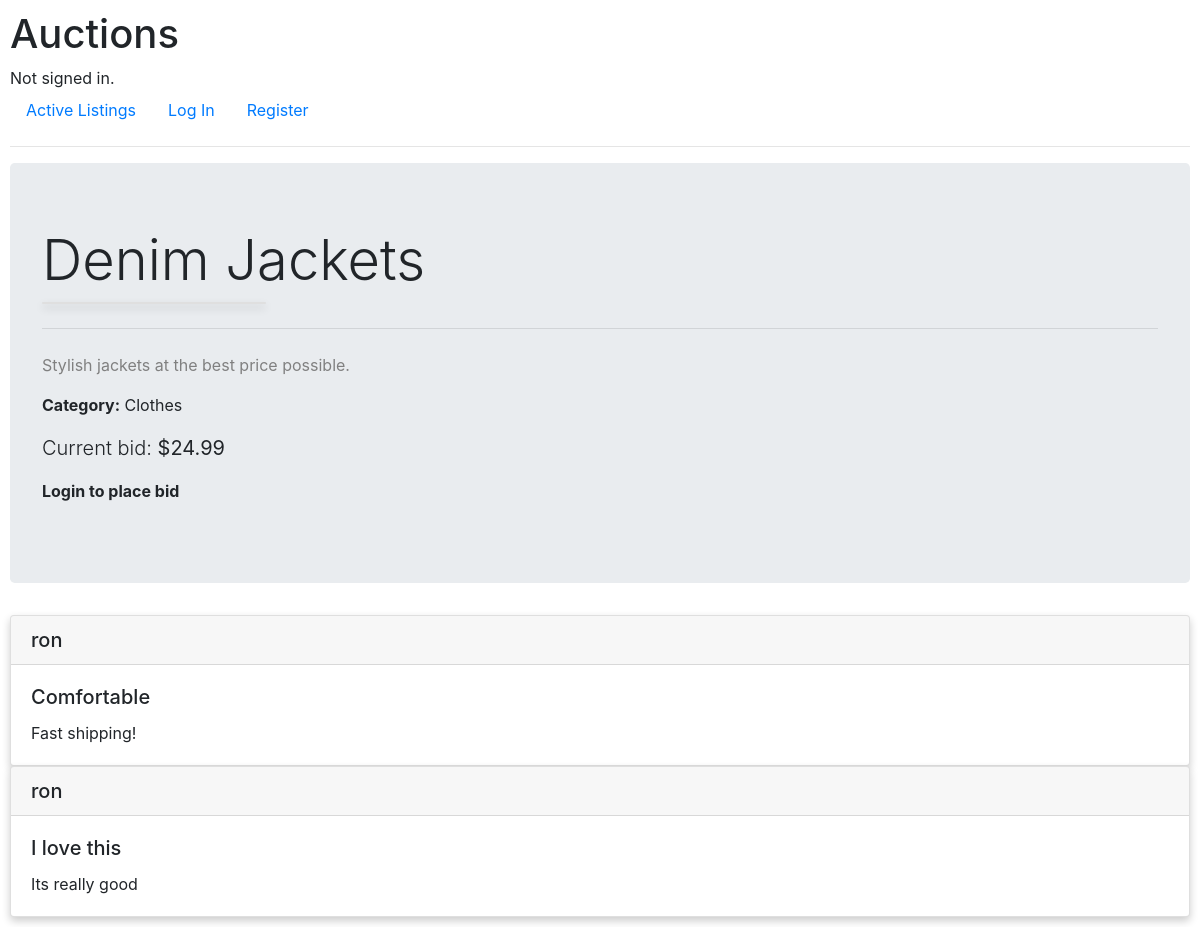
Page /listing/Denim Jackets on the committed database.
### auctions/models.py (models this page shows)
class auction(models.Model):
    user = models.CharField(max_length=64)
    title = models.CharField(max_length=128, null=False)
    description = models.CharField(max_length= 512, null=False)
    bid = models.DecimalField(max_digits=32, decimal_places=2, null=False)
    url = models.URLField(max_length=128)
    category = models.CharField(max_length=64)
    oc = models.BooleanField(default=True)
    winner = models.CharField(max_length=64, null=True)

class comment(models.Model):
    user = models.CharField(max_length=64)
    comment = models.CharField(max_length=512)
    title = models.CharField(max_length=128)
    heading = models.CharField(max_length=128)

### auctions/views.py (the view)
# urls.py: path("listing/<str:listing>", views.listingdetails, name="listingdetails"),
def listingdetails(request, listing):
    value = 61
    if watchlist.objects.filter(listing= listing, user= str(request.user)).exists():
        value = 60
    current_user = str(request.user)
    posted_user = str(auction.objects.get(title=listing).user)
    if current_user == posted_user:
        user = 101
    else:
        user = 0
    com = comment.objects.filter(title= listing)
    return render(request, "auctions/listingPage.html", {
        "item": auction.objects.get(title= listing),
        "cuser": user,
        "value": value,
        "comments": com
    })

### auctions/templates/auctions/listingPage.html (shortened to what this page needs)
{% extends 'auctions/layout.html' %}
{% block body %}
    <div class="jumbotron">
        <h1 class="display-4">{{ item.title }}</h1>
        <div class="card" style="width: 14rem;">
        </div>
        <hr class="my-4">
        <p style="color: grey;">{{ item.description }}</p>
        <p> <strong>Category:</strong> {{ item.category }}</p>
        <p class="lead">
        <p class="lead">Current bid: <strong>${{item.bid}}</strong></p>
        {% if user.is_authenticated and cuser == 101 %}
        <form action="{% url 'closeauc' %}" method="post">
        {% csrf_token %}
        <button class="btn btn-primary btn-lg" href="{% url 'closeauc' %}" role="button">Close auction</button>
        <input type="hidden" value="{{item.bid}}" name="price">
        <input type="hidden" value="{{item.title}}" name="title">
        </form>
        {% else %}
        <p><strong>Login to place bid</strong></p>
        {% endif %}
        </p>
    </div>
    {% for j in comments %}
    <div class="card">
        <h5 class="card-header">{{ j.user }}</h5>
        <div class="card-body">
          <h5 class="card-title">{{ j.heading }}</h5>
          <p class="card-text">{{ j.comment }}</p>
        </div>
      </div>
    {% endfor %}
{% endblock %}

### auctions/static/auctions/styles.css (style rules this page uses)
body { padding: 10px; }
.card { box-shadow: 0 4px 8px 0 rgba(0,0,0,0.2); transition: 0.3s; }

### rows in the picture
auction: title "Denim Jackets", description "Stylish jackets at the best price possible.", category "Clothes", bid "24.99"
comment: user "ron", heading "Comfortable", comment "Fast shipping!"
comment: user "ron", heading "I love this", comment "Its really good"
